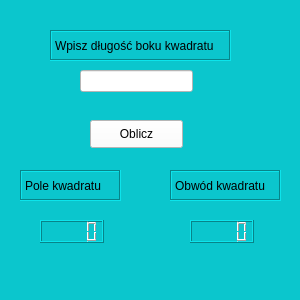
<?xml version="1.0" encoding="UTF-8"?>
<ui version="4.0">
 <class>Kwadrat</class>
 <widget class="QWidget" name="Kwadrat">
  <property name="geometry">
   <rect>
    <x>0</x>
    <y>0</y>
    <width>300</width>
    <height>300</height>
   </rect>
  </property>
  <property name="minimumSize">
   <size>
    <width>300</width>
    <height>300</height>
   </size>
  </property>
  <property name="maximumSize">
   <size>
    <width>300</width>
    <height>300</height>
   </size>
  </property>
  <property name="windowTitle">
   <string>Form</string>
  </property>
  <property name="styleSheet">
   <string notr="true">background:rgb(11, 198, 205)</string>
  </property>
  <widget class="QLabel" name="label">
   <property name="geometry">
    <rect>
     <x>50</x>
     <y>30</y>
     <width>181</width>
     <height>31</height>
    </rect>
   </property>
   <property name="styleSheet">
    <string notr="true">labelcolor:rgb(204, 204, 204)</string>
   </property>
   <property name="frameShape">
    <enum>QFrame::Box</enum>
   </property>
   <property name="frameShadow">
    <enum>QFrame::Sunken</enum>
   </property>
   <property name="lineWidth">
    <number>1</number>
   </property>
   <property name="midLineWidth">
    <number>0</number>
   </property>
   <property name="text">
    <string>Wpisz długość boku kwadratu</string>
   </property>
   <property name="wordWrap">
    <bool>false</bool>
   </property>
   <property name="textInteractionFlags">
    <set>Qt::LinksAccessibleByMouse</set>
   </property>
  </widget>
  <widget class="QLineEdit" name="lineEdit">
   <property name="geometry">
    <rect>
     <x>80</x>
     <y>70</y>
     <width>113</width>
     <height>22</height>
    </rect>
   </property>
   <property name="styleSheet">
    <string notr="true">background:rgb(255, 255, 255)</string>
   </property>
  </widget>
  <widget class="QPushButton" name="pushButton">
   <property name="geometry">
    <rect>
     <x>90</x>
     <y>120</y>
     <width>93</width>
     <height>28</height>
    </rect>
   </property>
   <property name="styleSheet">
    <string notr="true">background:rgb(255, 255, 255)</string>
   </property>
   <property name="text">
    <string>Oblicz</string>
   </property>
  </widget>
  <widget class="QLabel" name="label_2">
   <property name="geometry">
    <rect>
     <x>20</x>
     <y>170</y>
     <width>101</width>
     <height>31</height>
    </rect>
   </property>
   <property name="styleSheet">
    <string notr="true">labelcolor:rgb(204, 204, 204)</string>
   </property>
   <property name="frameShape">
    <enum>QFrame::Box</enum>
   </property>
   <property name="frameShadow">
    <enum>QFrame::Sunken</enum>
   </property>
   <property name="lineWidth">
    <number>1</number>
   </property>
   <property name="midLineWidth">
    <number>0</number>
   </property>
   <property name="text">
    <string>Pole kwadratu</string>
   </property>
   <property name="wordWrap">
    <bool>false</bool>
   </property>
   <property name="textInteractionFlags">
    <set>Qt::LinksAccessibleByMouse</set>
   </property>
  </widget>
  <widget class="QLabel" name="label_3">
   <property name="geometry">
    <rect>
     <x>170</x>
     <y>170</y>
     <width>111</width>
     <height>31</height>
    </rect>
   </property>
   <property name="styleSheet">
    <string notr="true">labelcolor:rgb(204, 204, 204)</string>
   </property>
   <property name="frameShape">
    <enum>QFrame::Box</enum>
   </property>
   <property name="frameShadow">
    <enum>QFrame::Sunken</enum>
   </property>
   <property name="lineWidth">
    <number>1</number>
   </property>
   <property name="midLineWidth">
    <number>0</number>
   </property>
   <property name="text">
    <string>Obwód kwadratu</string>
   </property>
   <property name="wordWrap">
    <bool>false</bool>
   </property>
   <property name="textInteractionFlags">
    <set>Qt::LinksAccessibleByMouse</set>
   </property>
  </widget>
  <widget class="QLCDNumber" name="lcdNumber">
   <property name="geometry">
    <rect>
     <x>40</x>
     <y>220</y>
     <width>64</width>
     <height>23</height>
    </rect>
   </property>
  </widget>
  <widget class="QLCDNumber" name="lcdNumber_2">
   <property name="geometry">
    <rect>
     <x>190</x>
     <y>220</y>
     <width>64</width>
     <height>23</height>
    </rect>
   </property>
  </widget>
 </widget>
 <resources/>
 <connections/>
</ui>
